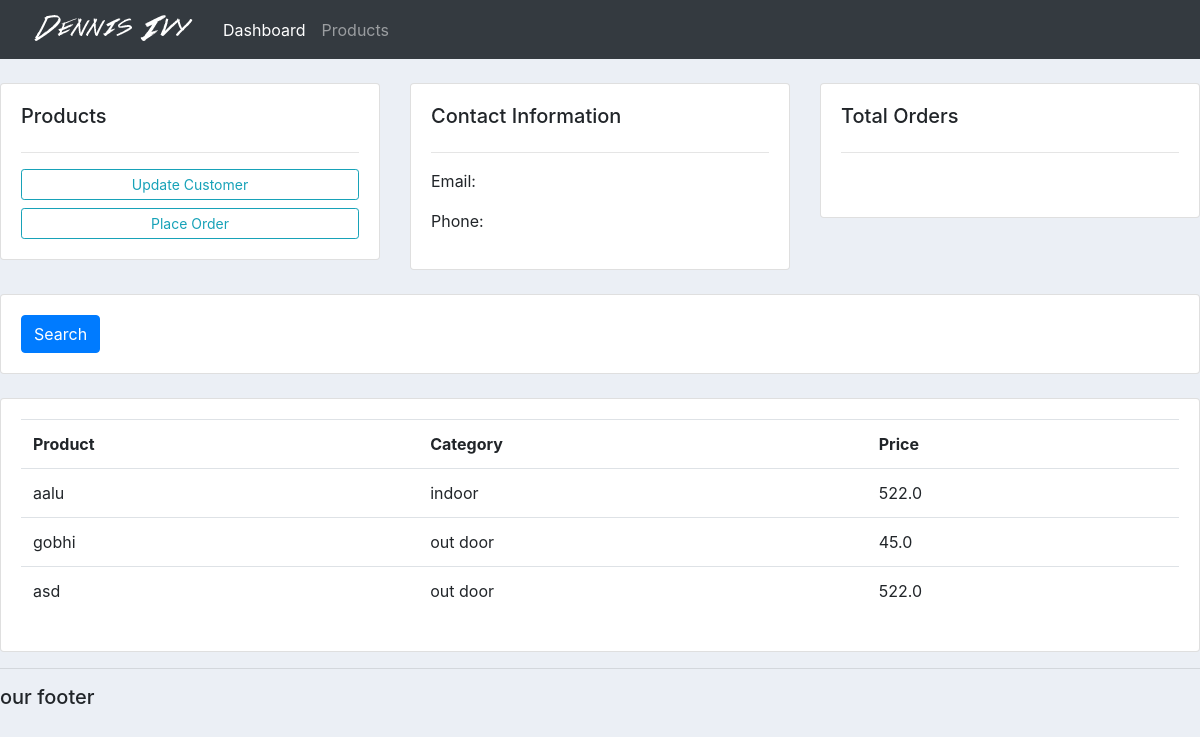
Screenshot of /products/ with the database file from the repository.
### accounts/models.py (models this page shows, shortened)
class Product(models.Model):
    CATEGORY=(
        ('indoor', 'indoor'),
        ('out door', 'out door'),
    )
    name = models.CharField(max_length=200,null=True)
    price = models.FloatField(null=True)
    category = models.CharField(max_length=200,null=True,choices=CATEGORY)
    description = models.CharField(max_length=200,null=True)
    date_created = models.DateTimeField(auto_now_add=True,null=True)
    tags = models.ManyToManyField(Tag)

### accounts/views.py (the view)
# urls.py: path("products/",views.products,name='products'),
def products(request):
    products_data= Product.objects.all()
    return render(request,"accounts/product.html",{'products_data':products_data})

### accounts/templates/accounts/product.html (shortened to what this page needs)
{%  extends 'accounts/main.html' %}
{% block content %}
<br>
<div class="row">
    <div class="col-md">
        <div class="card card-body">
            <h5>Products</h5>
            <hr>
            <a class="btn btn-outline-info  btn-sm btn-block" href="">Update Customer</a>
            <a class="btn btn-outline-info  btn-sm btn-block" href="">Place Order</a>
        </div>
    </div>
    <div class="col-md">
        <div class="card card-body">
            <h5>Contact Information</h5>
            <hr>
            <p>Email:</p>
            <p>Phone:</p>
        </div>
    </div>
    <div class="col-md">
        <div class="card card-body">
            <h5>Total Orders</h5>
            <hr>
            <h1 style="text-align: center;padding: 10px"></h1>
        </div>
    </div>
</div>
<br>
<div class="row">
    <div class="col">
        <div class="card card-body">
            <form method="get">
                <button class="btn btn-primary" type="submit">Search</button>
            </form>
        </div>
    </div>
</div>
<br>
<div class="row">
    <div class="col-md">
        <div class="card card-body">
            <table class="table">
                <tr>
                    <th>Product</th>
                    <th>Category</th>
                    <th>Price</th>
                </tr>
                {% for i in products_data %}
                <tr>
                    <td>{{i.name}}</td>
                    <td>{{i.category}}</td>
                    <td>{{i.price}}</td>
                </tr>
                {% endfor %}
            </table>
        </div>
    </div>
</div>
{% endblock %}

### static/css/main.css (style rules this page uses)
body { background-color: #ebeff5; }

### rows the page displays
Product: name "aalu", category "indoor", price "522.0"
Product: name "gobhi", category "out door", price "45.0"
Product: name "asd", category "out door", price "522.0"
